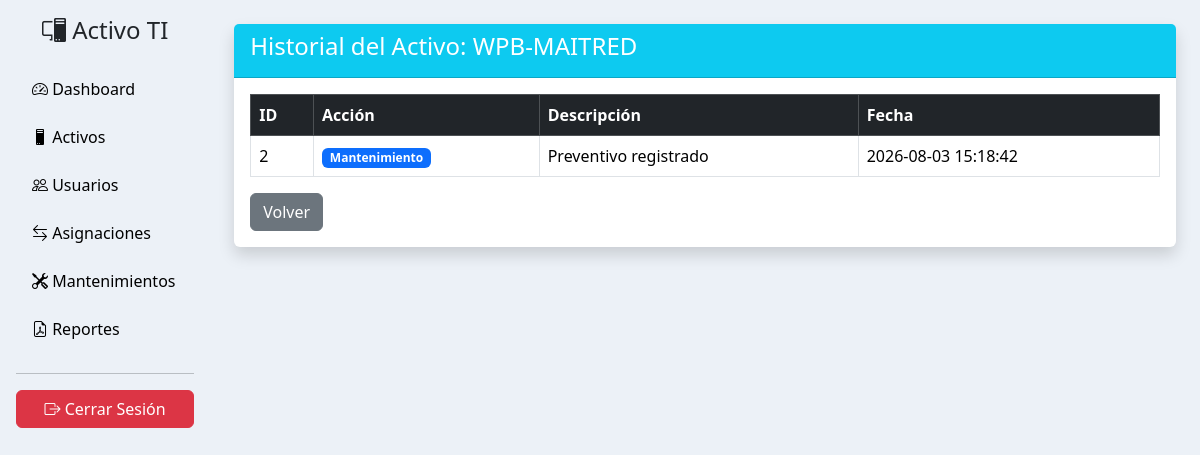
The page /modulos/activos/historial.php?id=1 (signed in) on the database its author committed.
### tables this page shows
CREATE TABLE `activos` (
  `id` int(11) NOT NULL,
  `codigo` varchar(100) DEFAULT NULL,
  `serie` varchar(100) DEFAULT NULL,
  `modelo` varchar(100) DEFAULT NULL,
  `sistema_operativo` varchar(100) DEFAULT NULL,
  `tipo_id` int(11) DEFAULT NULL,
  `estado` enum('activo','dañado','reparacion','baja') DEFAULT 'activo',
  `ubicacion` varchar(150) DEFAULT NULL,
  `fecha_compra` date DEFAULT NULL,
  `garantia_fin` date DEFAULT NULL,
  `created_at` timestamp NOT NULL DEFAULT current_timestamp()
);

CREATE TABLE `historial_activos` (
  `id` int(11) NOT NULL,
  `activo_id` int(11) DEFAULT NULL,
  `accion` varchar(100) DEFAULT NULL,
  `descripcion` text DEFAULT NULL,
  `fecha` timestamp NOT NULL DEFAULT current_timestamp()
);

### config/auth.php (called while the page is built, shortened)
<?php
function app_escape($value): string
{
    return htmlspecialchars((string) $value, ENT_QUOTES | ENT_SUBSTITUTE, 'UTF-8');
}
function positive_int($value): ?int
{
    $id = filter_var($value, FILTER_VALIDATE_INT, ['options' => ['min_range' => 1]]);
    return $id === false ? null : $id;
}

### modulos/activos/historial.php (the view, shortened to what this page needs)
<?php
require_once __DIR__ . '/../../config/auth.php';
require_once __DIR__ . '/../../config/conexion.php';
$id = positive_int($_GET['id'] ?? null);
$activoStmt = $conexion->prepare('SELECT codigo FROM activos WHERE id = ? LIMIT 1');
$activoStmt->bind_param('i', $id);
$activoStmt->execute();
$activo = $activoStmt->get_result()->fetch_assoc();
$historialStmt = $conexion->prepare('SELECT id, accion, descripcion, fecha FROM historial_activos WHERE activo_id = ? ORDER BY fecha DESC');
$historialStmt->bind_param('i', $id);
$historialStmt->execute();
$historial = $historialStmt->get_result();
include '../../templates/header.php';
include '../../templates/sidebar.php';
?>
<div class="container-fluid p-4">
    <div class="card shadow border-0">
        <div class="card-header bg-info text-white"><h4>Historial del Activo: <?= app_escape($activo['codigo']) ?></h4></div>
        <div class="card-body">
            <table class="table table-bordered table-hover">
                <thead class="table-dark"><tr><th>ID</th><th>Acción</th><th>Descripción</th><th>Fecha</th></tr></thead>
                <tbody>
                    <?php while ($fila = $historial->fetch_assoc()): ?>
                    <tr>
                        <td><?= (int) $fila['id'] ?></td>
                        <td><span class="badge bg-primary"><?= app_escape($fila['accion']) ?></span></td>
                        <td><?= app_escape($fila['descripcion']) ?></td>
                        <td><?= app_escape($fila['fecha']) ?></td>
                    </tr>
                    <?php endwhile; ?>
                </tbody>
            </table>
            <a href="index.php" class="btn btn-secondary">Volver</a>
        </div>
    </div>
</div>
<?php include '../../templates/footer.php'; ?>

### assets/css/style.css (style rules this page uses)
body { background-color: #ecf1f7; }

### rows shown on the page
activos: codigo "WPB-MAITRED"
historial_activos: id "2", accion "Mantenimiento", descripcion "Preventivo registrado", fecha "2026-08-03 15:18:42"
